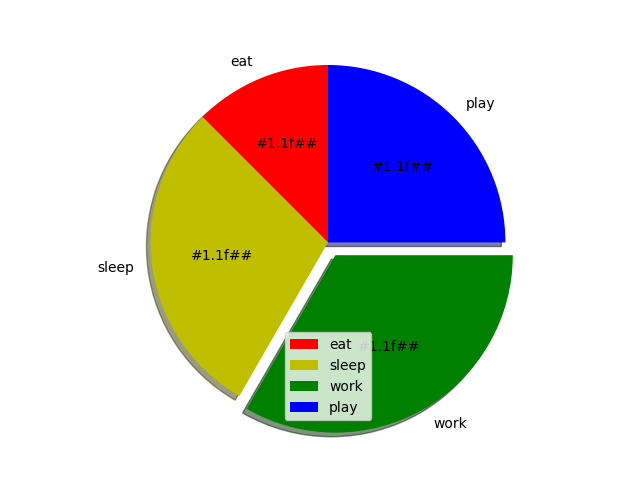

Generate this figure with Python:
import matplotlib.pyplot as plt 

# defining labels 
activities = ['eat', 'sleep', 'work', 'play'] 

# portion covered by each label 
slices = [3, 7, 8, 6] 

# color for each label 
colors = ['r', 'y', 'g', 'b'] 

# plt.????(slices, labels = activities, colors=colors, startangle=90, shadow = True, explode = (0, 0, 0.1, 0), radius = 1.2, autopct = '#1.1f##')
# ^ replace the # with the character percent.
plt.pie(slices, labels = activities, colors=colors, startangle=90, shadow = True, explode = (0, 0, 0.1, 0), radius = 1.2, autopct = '#1.1f##')


plt.legend() 

#plt.show()
plt.savefig('my_plot_journey_pie_chart.png')